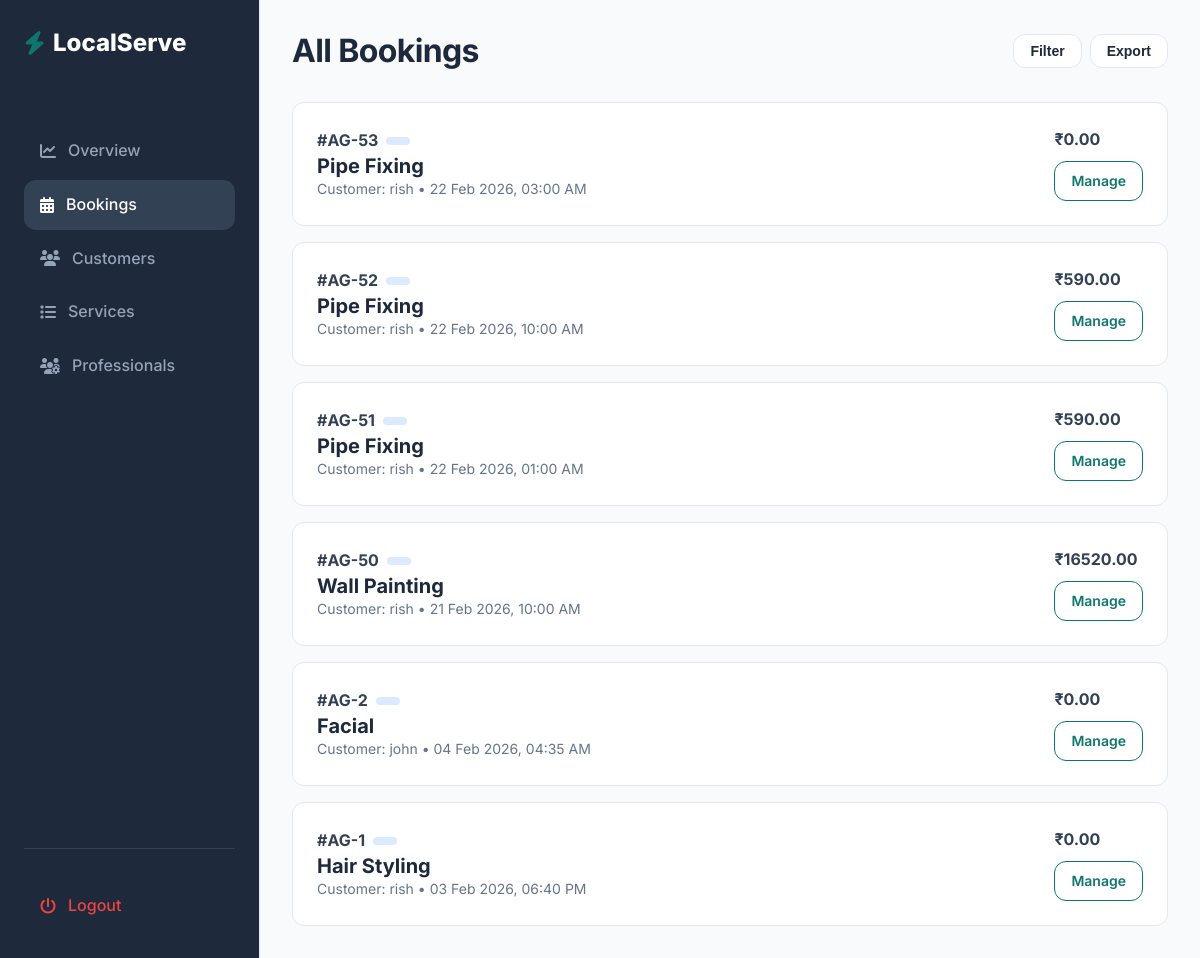
Before: /booking/admin/ (signed in) with the older database file.
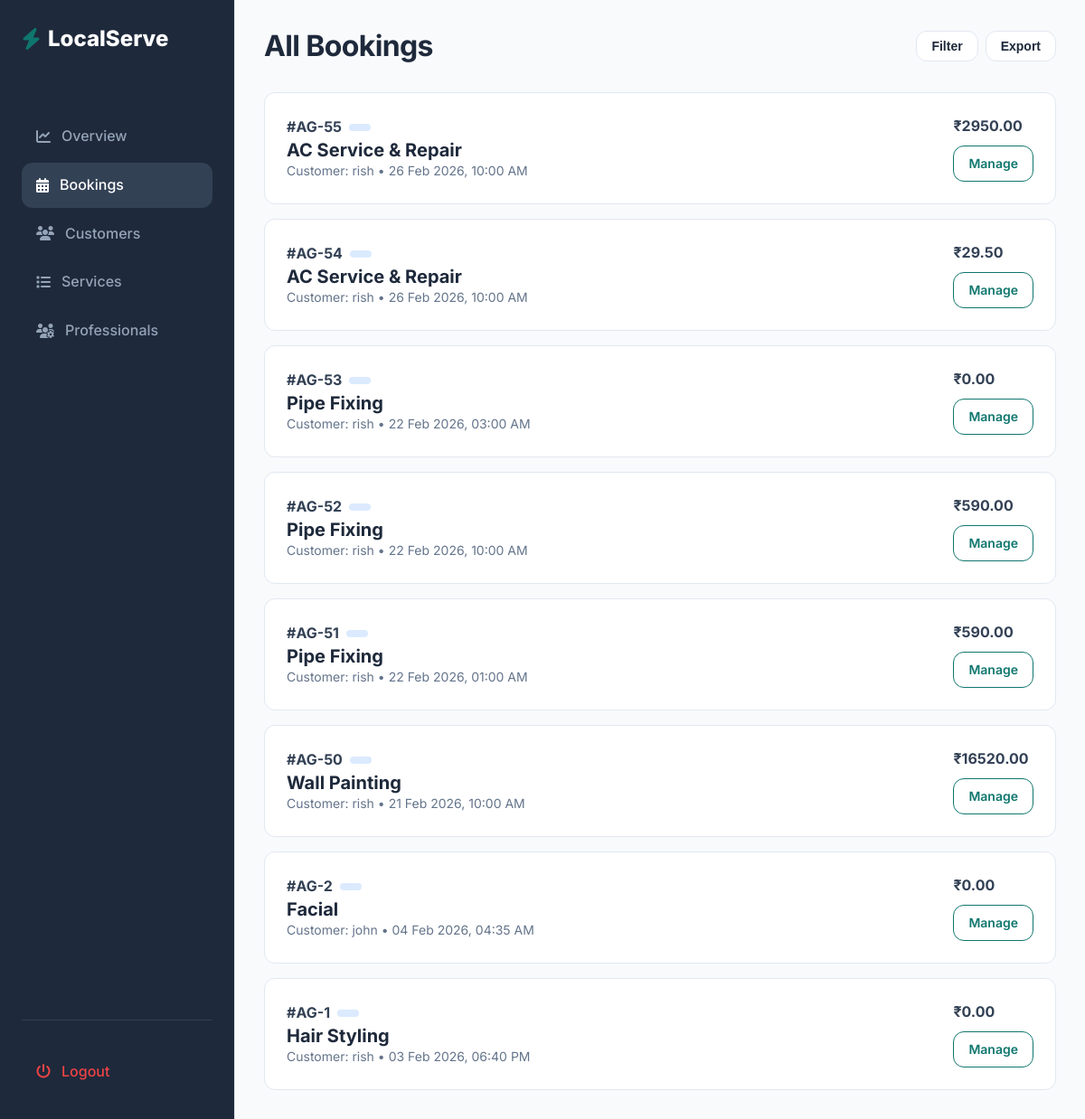
After: the same page with the newer database file.
### bookings/models.py (models this page shows, shortened)
class Booking(models.Model):
    BOOKING_STATUS_CHOICES = [
        ('REQUESTED','Requested'),
        ('CONFIRMED','Confirmed'),
        ('IN_PROGRESS','In Progress'),
        ('COMPLETED','Completed'),
        ('CANCELLED', 'Cancelled'),
        ('REJECTED', 'Rejected'),
    ]
    customer = models.ForeignKey(User, on_delete = models.CASCADE, related_name='bookings')
    service = models.ForeignKey(Service, on_delete = models.CASCADE, related_name='bookings')
    worker = models.ForeignKey(Worker, on_delete = models.SET_NULL, null=True, blank=True, related_name='bookings')
    booking_date = models.DateField()
    booking_time = models.TimeField()
    total_price = models.DecimalField(max_digits=8, decimal_places=2, default=0)
    label = models.CharField(max_length=50, blank=True, null=True)
    address_line = models.CharField(max_length=500)
    city = models.CharField(max_length=100)
    state = models.CharField(max_length=100)
    pincode = models.CharField(max_length=10)
    landmark = models.CharField(max_length=100, blank=True)
    booking_status = models.CharField(max_length=20, choices = BOOKING_STATUS_CHOICES, default='REQUESTED')
    created_at = models.DateTimeField(auto_now_add=True)
    updated_at = models.DateTimeField(auto_now = True)

### services/models.py (models this page shows, shortened)
class Service(models.Model):
    category = models.ForeignKey(ServiceCategory, on_delete=models.CASCADE, related_name = "services")
    title = models.CharField(max_length=150)
    description = models.TextField()
    price = models.DecimalField(max_digits=8,decimal_places=2)
    duration_minutes = models.IntegerField()
    image = models.ImageField(upload_to="services/",blank=True, null=True)
    is_active = models.BooleanField(default=True)
    created_at = models.DateTimeField(auto_now_add=True)
    is_best_seller = models.BooleanField(default=False)
    includes = models.TextField(blank=True,default="",
        help_text="Enter one item per line (e.g. Deep dusting, Floor cleaning, etc.)"
    )

### bookings/views.py (the view)
# urls.py: path('admin/',views.admin_bookings, name="admin_booking"),
@staff_member_required
def admin_bookings(request):
    bookings = Booking.objects.select_related("customer","service","worker").order_by("-created_at")
    context = {"bookings":bookings}
    return render(request, 'admin/bookings/admin_bookings.html',context)

### templates/admin/bookings/admin_bookings.html (shortened to what this page needs)
{% extends "base_admin.html" %}
        {% block content %}
            <div class="flex justify-between items-center" style="margin-bottom: 2rem;">
                <h2>All Bookings</h2>
                <div class="flex gap-sm">
                    <button class="btn btn-secondary btn-sm">Filter</button>
                    <button class="btn btn-secondary btn-sm">Export</button>
                </div>
            </div>
            <div class="grid grid-cols-1 gap-md">
                {% for booking in bookings %}
                <div class="card"
                    style="padding: 1.5rem; display: flex; justify-content: space-between; align-items: center;">
                    <div>
                        <div class="flex items-center gap-sm mb-1">
                            <span class="font-bold">#AG-{{ booking.id }}</span>
                            <span class="badge badge-info">{{ booking.status }}</span>
                        </div>
                        <h4 style="margin: 0;">{{ booking.service.title }}</h4>
                        <p class="text-sm text-light">Customer: {{ booking.customer.username }} • {{ booking.booking_date|date:"d M Y" }}, {{ booking.booking_time|time:"h:i A" }}</p>
                    </div>
                    <div class="flex flex-col items-end gap-sm">
                        <span class="font-bold">₹{{ booking.total_price }}</span>
                        <a href="{% url 'admin_booking_detail' booking.id %}" class="btn btn-outline btn-sm">Manage</a>
                    </div>
                </div>
                {% endfor %}
            </div>
        {% endblock %}

Changed rows visible on the page:
added Booking: id "55", service "AC Service & Repair", customer.username "rish", booking_date "26 Feb 2026", booking_time "10:00 AM", total_price "2950.00"
added Booking: id "54", service "AC Service & Repair", customer.username "rish", booking_date "26 Feb 2026", booking_time "10:00 AM", total_price "29.50"
